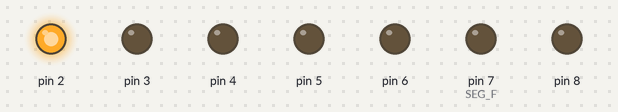
Bench run of a sketch on a simulated Arduino Uno, built with avr-gcc and run on an emulated ATmega328P. Parts: output pins drawn as LEDs (lit = HIGH).

Above: at 0.07 s.
At 0.52 s:
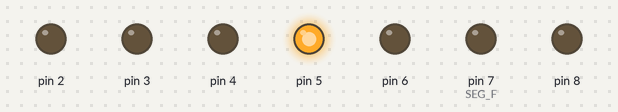
At 0.67 s:
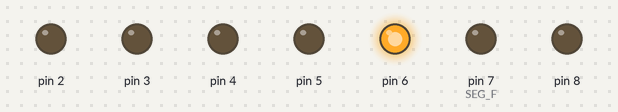
At 1.27 s:
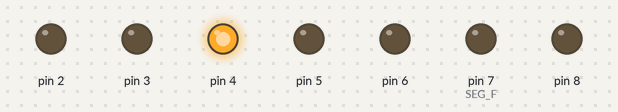
At 2.02 s:
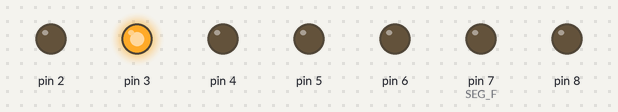
At 2.62 s:
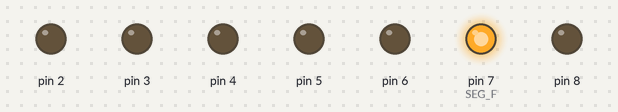
Timing chart, 0 to 3.0 s (numbered marks = the images above):
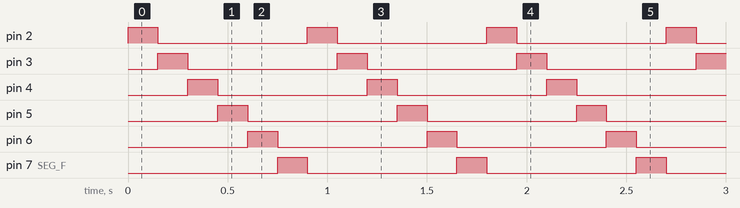

The sketch:

7seg.ino
```cpp
int SEG_A = 2;
int SEG_B = 3;
int SEG_C = 4;
int SEG_D = 5;
int SEG_E = 6;
int SEG_F = 7;
int SEG_G = 8;
int PONTO = 9;
int ATRASO = 150;
void setup() {
for (int pino = SEG_A; pino <= SEG_G; pino++) {
  pinMode(pino, OUTPUT);
}
}
void loop() {
  for (int pino = SEG_A; pino < SEG_G; pino++) {
    digitalWrite(pino, HIGH);
    if (pino > SEG_A)
    digitalWrite(pino - 1, LOW);
    else
    digitalWrite(SEG_F, LOW);
    delay(ATRASO);
  }
}
```

Measured:
- by itself, pin 2–6, pin 7 (SEG_F): alternates HIGH for 0.15 s and LOW for 0.75 s
- by itself, everything shown: repeats every 0.90 s, in 6 steps
